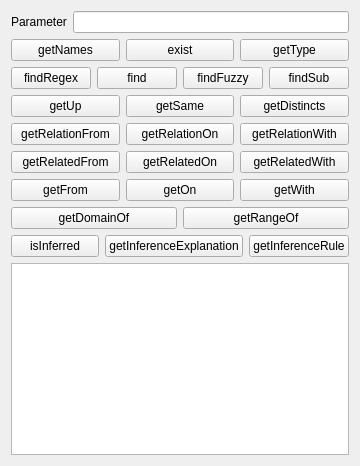
      <widget class="QWidget" name="IndividualTab">
       <attribute name="title">
        <string>Individual</string>
       </attribute>
       <layout class="QVBoxLayout" name="verticalLayout_5">
        <item>
         <layout class="QHBoxLayout" name="horizontalLayout_9">
          <item>
           <widget class="QLabel" name="label_3">
            <property name="text">
             <string>Parameter</string>
            </property>
           </widget>
          </item>
          <item>
           <widget class="QLineEditExtended" name="individualParameter">
             <property name="whatsThis">
              <string>
                &lt;html&gt;&lt;head/&gt;&lt;body&gt;
                &lt;p&gt; Enter your parameters here.&lt;br&gt;
                Use option -d or --depth to specify a research depth &lt;br&gt;
                Use -s or --selector to specify a selector &lt;br&gt;&lt;br&gt;
                Both options are not available for every query &lt;br&gt;
                A selector allows you to narrow the result so that you only have results inheriting from the selector &lt;/span&gt;&lt;/p&gt;
                &lt;/body&gt;&lt;/html&gt;
              </string>
             </property>
           </widget>
          </item>
         </layout>
        </item>
        <item>
         <layout class="QHBoxLayout" name="horizontalLayout_15">
          <item>
           <widget class="QPushButtonExtended" name="Individual_getName">
            <property name="cursor">
             <cursorShape>PointingHandCursor</cursorShape>
            </property>
            <property name="whatsThis">
              <string>
                &lt;html&gt;&lt;head/&gt;&lt;body&gt;
                &lt;p&gt;&lt;span style=&quot; font-weight:600; font-style:italic;&quot;&gt;getNames&lt;/span&gt; 
                gives you all the labels of the individual given in the parameter.&lt;br/&gt;
                The result of this function depends on the setting of the working language.&lt;/p&gt;
                &lt;p&gt;Options:&lt;/p&gt;
                &lt;p&gt;&lt;span style=&quot; font-weight:600; &quot;&gt;-i true/false&lt;/span&gt;    can be set to false if you do not want to consider the concept identifier as a possible default name.&lt;/p&gt;
                &lt;p&gt;&lt;span style=&quot; font-weight:600; &quot;&gt;-s selector&lt;/span&gt;      can be set to only get results inheriting from the selector concept.&lt;/p&gt;
                &lt;/body&gt;&lt;/html&gt;
              </string>
            </property>
            <property name="text">
             <string>getNames</string>
            </property>
           </widget>
          </item>
          <item>
           <widget class="QPushButtonExtended" name="Individual_exist">
            <property name="cursor">
             <cursorShape>PointingHandCursor</cursorShape>
            </property>
            <property name="whatsThis">
              <string>
                &lt;html&gt;&lt;head/&gt;&lt;body&gt;
                &lt;p&gt;&lt;span style=&quot; font-weight:600; font-style:italic;&quot;&gt;exist&lt;/span&gt; 
                returns the concept identifier if the concept provided in parameter exists in this part of ontology.&lt;/p&gt;
                &lt;/body&gt;&lt;/html&gt;
              </string>
            </property>
            <property name="text">
             <string>exist</string>
            </property>
           </widget>
          </item>
          <item>
           <widget class="QPushButtonExtended" name="Individual_getType">
            <property name="cursor">
             <cursorShape>PointingHandCursor</cursorShape>
            </property>
            <property name="whatsThis">
              <string>
                &lt;html&gt;&lt;head/&gt;&lt;body&gt;
                &lt;p&gt;&lt;span style=&quot; font-weight:600; font-style:italic;&quot;&gt;getType&lt;/span&gt; 
                will give you all the individuals of the type of the given class in the parameter&lt;br/&gt;&lt;/p&gt;
                &lt;p&gt;Command line:&lt;/p&gt;
                &lt;p&gt;&lt;span style=&quot; font-family:'monospace';&quot;&gt;
                $ rosservice call /ontologenius/individual &amp;quot;{param: 'cube1', action: 'getType'}&amp;quot;&lt;/span&gt;&lt;/p&gt;
                &lt;/body&gt;&lt;/html&gt;
              </string>
            </property>
            <property name="text">
             <string>getType</string>
            </property>
           </widget>
          </item>
         </layout>
        </item>
        <item>
         <layout class="QHBoxLayout" name="horizontalLayout_214">
          <item>
           <widget class="QPushButtonExtended" name="Individual_findRegex">
            <property name="cursor">
             <cursorShape>PointingHandCursor</cursorShape>
            </property>
            <property name="whatsThis">
              <string>
                &lt;html&gt;&lt;head/&gt;&lt;body&gt;
                &lt;p&gt;&lt;span style=&quot; font-weight:600; font-style:italic;&quot;&gt;findRegex&lt;/span&gt; 
                gives you the individuals with a label matching the given regular expression.&lt;br/&gt;
                The result of this function depends on the setting of the working language.&lt;/p&gt;
                &lt;p&gt;Options:&lt;/p&gt;
                &lt;p&gt;&lt;span style=&quot; font-weight:600; &quot;&gt;-i true/false&lt;/span&gt;    can be set to false if you do not want to consider the concept identifier as a possible default name.&lt;/p&gt;
                &lt;p&gt;&lt;span style=&quot; font-weight:600; &quot;&gt;-s selector&lt;/span&gt;      can be set to only get results inheriting from the selector concept.&lt;/p&gt;
                &lt;/body&gt;&lt;/html&gt;
              </string>
            </property>
            <property name="text">
             <string>findRegex</string>
            </property>
           </widget>
          </item>
          <item>
           <widget class="QPushButtonExtended" name="Individual_find">
            <property name="cursor">
             <cursorShape>PointingHandCursor</cursorShape>
            </property>
            <property name="whatsThis">
              <string>
                &lt;html&gt;&lt;head/&gt;&lt;body&gt;
                &lt;p&gt;&lt;span style=&quot; font-weight:600; font-style:italic;&quot;&gt;find&lt;/span&gt; 
                gives you all the individuals with the label given in parameter.&lt;br/&gt;
                The result of this function depends on the setting of the working language.&lt;/p&gt;
                &lt;p&gt;Options:&lt;/p&gt;
                &lt;p&gt;&lt;span style=&quot; font-weight:600; &quot;&gt;-i true/false&lt;/span&gt;    can be set to false if you do not want to consider the concept identifier as a possible default name.&lt;/p&gt;
                &lt;p&gt;&lt;span style=&quot; font-weight:600; &quot;&gt;-s selector&lt;/span&gt;      can be set to only get results inheriting from the selector concept.&lt;/p&gt;
                &lt;/body&gt;&lt;/html&gt;
              </string>
            </property>
            <property name="text">
             <string>find</string>
            </property>
           </widget>
          </item>
          <item>
           <widget class="QPushButtonExtended" name="Individual_findFuzzy">
            <property name="cursor">
             <cursorShape>PointingHandCursor</cursorShape>
            </property>
            <property name="whatsThis">
              <string>
                &lt;html&gt;&lt;head/&gt;&lt;body&gt;
                &lt;p&gt;&lt;span style=&quot; font-weight:600; font-style:italic;&quot;&gt;findFuzzy&lt;/span&gt; 
                gives you all the names of individuals with the lowest edit distance with the label given in parameter.&lt;br/&gt;
                The result of this function depends on the setting of the working language.&lt;/p&gt;
                &lt;p&gt;Options:&lt;/p&gt;
                &lt;p&gt;&lt;span style=&quot; font-weight:600; &quot;&gt;-i true/false&lt;/span&gt;    can be set to false if you do not want to consider the concept identifier as a possible default name.&lt;/p&gt;
                &lt;p&gt;&lt;span style=&quot; font-weight:600; &quot;&gt;-s selector&lt;/span&gt;      can be set to only get results inheriting from the selector concept.&lt;/p&gt;
                &lt;p&gt;&lt;span style=&quot; font-weight:600; &quot;&gt;-t threshold&lt;/span&gt;     corresponds to the number of changes to be made to pass from one word to another divided by the length of the comparison word. Default value is 0.5.&lt;/p&gt;
                &lt;/body&gt;&lt;/html&gt;
              </string>
            </property>
            <property name="text">
             <string>findFuzzy</string>
            </property>
           </widget>
          </item>
          <item>
           <widget class="QPushButtonExtended" name="Individual_findSub">
            <property name="cursor">
             <cursorShape>PointingHandCursor</cursorShape>
            </property>
            <property name="whatsThis">
              <string>
                &lt;html&gt;&lt;head/&gt;&lt;body&gt;
                &lt;p&gt;&lt;span style=&quot; font-weight:600; font-style:italic;&quot;&gt;findSub&lt;/span&gt; 
                gives you all individuals whose given parameter is a subpart of the label.&lt;br/&gt;
                The result of this function depends on the setting of the working language.&lt;/p&gt;
                &lt;p&gt;Options:&lt;/p&gt;
                &lt;p&gt;&lt;span style=&quot; font-weight:600; &quot;&gt;-i true/false&lt;/span&gt;    can be set to false if you do not want to consider the concept identifier as a possible default name.&lt;/p&gt;
                &lt;p&gt;&lt;span style=&quot; font-weight:600; &quot;&gt;-s selector&lt;/span&gt;      can be set to only get results inheriting from the selector concept.&lt;/p&gt;
                &lt;/body&gt;&lt;/html&gt;
              </string>
            </property>
            <property name="text">
             <string>findSub</string>
            </property>
           </widget>
          </item>
         </layout>
        </item>
        <item>
         <layout class="QHBoxLayout" name="horizontalLayout_11">
          <item>
           <widget class="QPushButtonExtended" name="Individual_getUp">
            <property name="cursor">
             <cursorShape>PointingHandCursor</cursorShape>
            </property>
            <property name="whatsThis">
              <string>
                &lt;html&gt;&lt;head/&gt;&lt;body&gt;
                &lt;p&gt;&lt;span style=&quot; font-weight:600; font-style:italic;&quot;&gt;getUp&lt;/span&gt; 
                gives you all the above classes the given individual in the parameter.&lt;/p&gt;
                &lt;p&gt;Options:&lt;/p&gt;
                &lt;p&gt;&lt;span style=&quot; font-weight:600; &quot;&gt;-s selector&lt;/span&gt;      can be set to only get results inheriting from the selector concept.&lt;/p&gt;
                &lt;p&gt;&lt;span style=&quot; font-weight:600; &quot;&gt;-d depth&lt;/span&gt;         can be set to limit tree propagation to a specific value. The default value -1 represents no propagation limitation.&lt;/p&gt;
                &lt;/body&gt;&lt;/html&gt;
              </string>
            </property>
            <property name="text">
             <string>getUp</string>
            </property>
           </widget>
          </item>
          <item>
           <widget class="QPushButtonExtended" name="Individual_getSame">
            <property name="cursor">
             <cursorShape>PointingHandCursor</cursorShape>
            </property>
            <property name="whatsThis">
              <string>
                &lt;html&gt;&lt;head/&gt;&lt;body&gt;
                &lt;p&gt;&lt;span style=&quot; font-weight:600; font-style:italic;&quot;&gt;getSame&lt;/span&gt; 
                gives you all the individuals that are defined as being identical to the one given in the parameter.&lt;/p&gt;
                &lt;/body&gt;&lt;/html&gt;
              </string>
            </property>
            <property name="text">
             <string>getSame</string>
            </property>
           </widget>
          </item>
          <item>
           <widget class="QPushButtonExtended" name="Individual_getDistinct">
            <property name="cursor">
             <cursorShape>PointingHandCursor</cursorShape>
            </property>
            <property name="whatsThis">
              <string>
                &lt;html&gt;&lt;head/&gt;&lt;body&gt;
                &lt;p&gt;&lt;span style=&quot; font-weight:600; font-style:italic;&quot;&gt;getDistincts&lt;/span&gt; 
                gives you all the defined individuals as being distinct from the one given in the parameter.&lt;/p&gt;
                &lt;/body&gt;&lt;/html&gt;
              </string>
            </property>
            <property name="text">
             <string>getDistincts</string>
            </property>
           </widget>
          </item>
         </layout>
        </item>
        <item>
         <layout class="QHBoxLayout" name="horizontalLayout_10">
          <item>
           <widget class="QPushButtonExtended" name="Individual_getRelationFrom">
            <property name="cursor">
             <cursorShape>PointingHandCursor</cursorShape>
            </property>
            <property name="whatsThis">
              <string>
                &lt;html&gt;&lt;head/&gt;&lt;body&gt;
                &lt;p&gt;&lt;span style=&quot; font-weight:600; font-style:italic;&quot;&gt;getRelationFrom&lt;/span&gt; 
                gives you all the properties applied to the individual given in the parameter.&lt;/p&gt;
                &lt;p&gt;Options:&lt;/p&gt;
                &lt;p&gt;&lt;span style=&quot; font-weight:600; &quot;&gt;-d depth&lt;/span&gt;         can be set to limit tree propagation to a specific value. The default value -1 represents no propagation limitation.&lt;/p&gt;
                &lt;/body&gt;&lt;/html&gt;
              </string>
            </property>
            <property name="text">
             <string>getRelationFrom</string>
            </property>
           </widget>
          </item>
          <item>
           <widget class="QPushButtonExtended" name="Individual_getRelationOn">
            <property name="cursor">
             <cursorShape>PointingHandCursor</cursorShape>
            </property>
            <property name="whatsThis">
              <string>
                &lt;html&gt;&lt;head/&gt;&lt;body&gt;
                &lt;p&gt;&lt;span style=&quot; font-weight:600; font-style:italic;&quot;&gt;getRelationOn&lt;/span&gt; 
                gives you all the properties going to the given individual in the parameter.&lt;/p&gt;
                &lt;p&gt;Options:&lt;/p&gt;
                &lt;p&gt;&lt;span style=&quot; font-weight:600; &quot;&gt;-d depth&lt;/span&gt;         can be set to limit tree propagation to a specific value. The default value -1 represents no propagation limitation.&lt;/p&gt;
                &lt;/body&gt;&lt;/html&gt;
              </string>
            </property>
            <property name="text">
             <string>getRelationOn</string>
            </property>
           </widget>
          </item>
          <item>
           <widget class="QPushButtonExtended" name="Individual_getRelationWith">
            <property name="cursor">
             <cursorShape>PointingHandCursor</cursorShape>
            </property>
            <property name="whatsThis">
              <string>
                &lt;html&gt;&lt;head/&gt;&lt;body&gt;
                &lt;p&gt;&lt;span style=&quot; font-weight:600; font-style:italic;&quot;&gt;getRelationWith&lt;/span&gt; 
                gives you all the individuals pointed by a property applied to the given individual in the parameter.&lt;/p&gt;
                &lt;/body&gt;&lt;/html&gt;
              </string>
            </property>
            <property name="text">
             <string>getRelationWith</string>
            </property>
           </widget>
          </item>
         </layout>
        </item>
        <item>
         <layout class="QHBoxLayout" name="horizontalLayout_12">
          <item>
           <widget class="QPushButtonExtended" name="Individual_getRelatedFrom">
            <property name="cursor">
             <cursorShape>PointingHandCursor</cursorShape>
            </property>
            <property name="whatsThis">
              <string>
                &lt;html&gt;&lt;head/&gt;&lt;body&gt;
                &lt;p&gt;&lt;span style=&quot; font-weight:600; font-style:italic;&quot;&gt;getRelatedFrom&lt;/span&gt; 
                gives you all the individuals possessing the property given in the parameter.&lt;/p&gt;
                &lt;/body&gt;&lt;/html&gt;
              </string>
            </property>
            <property name="text">
             <string>getRelatedFrom</string>
            </property>
           </widget>
          </item>
          <item>
           <widget class="QPushButtonExtended" name="Individual_getRelatedOn">
            <property name="cursor">
             <cursorShape>PointingHandCursor</cursorShape>
            </property>
            <property name="whatsThis">
              <string>
                &lt;html&gt;&lt;head/&gt;&lt;body&gt;
                &lt;p&gt;&lt;span style=&quot; font-weight:600; font-style:italic;&quot;&gt;getRelatedOn&lt;/span&gt; 
                gives you all the individuals pointed to by the property given in the parameter.&lt;/p&gt;
                &lt;/body&gt;&lt;/html&gt;
              </string>
            </property>
            <property name="text">
             <string>getRelatedOn</string>
            </property>
           </widget>
          </item>
          <item>
           <widget class="QPushButtonExtended" name="Individual_getRelatedWith">
            <property name="cursor">
             <cursorShape>PointingHandCursor</cursorShape>
            </property>
            <property name="whatsThis">
              <string>
                &lt;html&gt;&lt;head/&gt;&lt;body&gt;
                &lt;p&gt;&lt;span style=&quot; font-weight:600; font-style:italic;&quot;&gt;getRelatedWith&lt;/span&gt; 
                gives you all individuals having a property pointing to the given individual in the parameter.&lt;/p&gt;
                &lt;/body&gt;&lt;/html&gt;
              </string>
            </property>
            <property name="text">
             <string>getRelatedWith</string>
            </property>
           </widget>
          </item>
         </layout>
        </item>
        <item>
         <layout class="QHBoxLayout" name="horizontalLayout_14">
          <item>
           <widget class="QPushButtonExtended" name="Individual_getFrom">
            <property name="whatsThis">
              <string>
                &lt;html&gt;&lt;head/&gt;&lt;body&gt;
                &lt;p&gt;&lt;span style=&quot; font-weight:600; font-style:italic;&quot;&gt;getFrom&lt;/span&gt; 
                gives you all the individuals having the given property in the parameter and pointing to the given individual in the parameter (i.e. table_1:isOn).&lt;/p&gt;
                &lt;p&gt;Options:&lt;/p&gt;
                &lt;p&gt;&lt;span style=&quot; font-weight:600; &quot;&gt;-s selector&lt;/span&gt;      can be set to only get results inheriting from the selector concept.&lt;/p&gt;
                &lt;/body&gt;&lt;/html&gt;
              </string>
            </property>
            <property name="text">
             <string>getFrom</string>
            </property>
           </widget>
          </item>
          <item>
           <widget class="QPushButtonExtended" name="Individual_getOn">
            <property name="whatsThis">
              <string>
                &lt;html&gt;&lt;head/&gt;&lt;body&gt;
                &lt;p&gt;&lt;span style=&quot; font-weight:600; font-style:italic;&quot;&gt;getOn&lt;/span&gt; 
                gives you all the individuals pointed by the property given in the parameter and applied to the given individual in the parameter (i.e. blue_cube:isOn).&lt;/p&gt;
                &lt;p&gt;Options:&lt;/p&gt;
                &lt;p&gt;&lt;span style=&quot; font-weight:600; &quot;&gt;-s selector&lt;/span&gt;      can be set to only get results inheriting from the selector concept.&lt;/p&gt;
                &lt;/body&gt;&lt;/html&gt;
              </string>
            </property>
            <property name="text">
             <string>getOn</string>
            </property>
           </widget>
          </item>
          <item>
           <widget class="QPushButtonExtended" name="Individual_getWith">
            <property name="whatsThis">
              <string>
                &lt;html&gt;&lt;head/&gt;&lt;body&gt;
                &lt;p&gt;&lt;span style=&quot; font-weight:600; font-style:italic;&quot;&gt;getWith&lt;/span&gt; 
                will give you all the properties linking the two individuals given in the parameter (i.e. table_1:blue_cube).&lt;/p&gt;
                &lt;p&gt;Options:&lt;/p&gt;
                &lt;p&gt;&lt;span style=&quot; font-weight:600; &quot;&gt;-s selector&lt;/span&gt;      can be set to only get results inheriting from the selector concept.&lt;/p&gt;
                &lt;p&gt;&lt;span style=&quot; font-weight:600; &quot;&gt;-d depth&lt;/span&gt;         can be set to limit tree propagation to a specific value. The default value -1 represents no propagation limitation.&lt;/p&gt;
                &lt;/body&gt;&lt;/html&gt;
              </string>
            </property>
            <property name="text">
             <string>getWith</string>
            </property>
           </widget>
          </item>
         </layout>
        </item>
        <item>
         <layout class="QHBoxLayout" name="horizontalLayout_31">
          <item>
           <widget class="QPushButtonExtended" name="Individual_getDomainOf">
            <property name="whatsThis">
              <string>
                &lt;html&gt;&lt;head/&gt;&lt;body&gt;
                &lt;p&gt;&lt;span style=&quot; font-weight:600; font-style:italic;&quot;&gt;getDomainOf&lt;/span&gt; 
                gives you all the properties for which the individual given in the parameter is part of the domain.&lt;/p&gt;
                &lt;p&gt;Options:&lt;/p&gt;
                &lt;p&gt;&lt;span style=&quot; font-weight:600; &quot;&gt;-s selector&lt;/span&gt;      can be set to only get results inheriting from the selector concept.&lt;/p&gt;
                &lt;p&gt;&lt;span style=&quot; font-weight:600; &quot;&gt;-d depth&lt;/span&gt;         can be set to limit tree propagation to a specific value. The default value -1 represents no propagation limitation.&lt;/p&gt;
                &lt;/body&gt;&lt;/html&gt;
              </string>
            </property>
            <property name="text">
             <string>getDomainOf</string>
            </property>
           </widget>
          </item>
          <item>
           <widget class="QPushButtonExtended" name="Individual_getRangeOf">
            <property name="whatsThis">
              <string>
                &lt;html&gt;&lt;head/&gt;&lt;body&gt;
                &lt;p&gt;&lt;span style=&quot; font-weight:600; font-style:italic;&quot;&gt;getRangeOf&lt;/span&gt; 
                gives you all the properties for which the individual given in the parameter is part of the range.&lt;/p&gt;
                &lt;p&gt;Options:&lt;/p&gt;
                &lt;p&gt;&lt;span style=&quot; font-weight:600; &quot;&gt;-s selector&lt;/span&gt;      can be set to only get results inheriting from the selector concept.&lt;/p&gt;
                &lt;p&gt;&lt;span style=&quot; font-weight:600; &quot;&gt;-d depth&lt;/span&gt;         can be set to limit tree propagation to a specific value. The default value -1 represents no propagation limitation.&lt;/p&gt;
                &lt;/body&gt;&lt;/html&gt;
              </string>
            </property>
            <property name="text">
             <string>getRangeOf</string>
            </property>
           </widget>
          </item>
         </layout>
        </item>
        <item>
         <layout class="QHBoxLayout" name="horizontalLayout_36">
          <item>
           <widget class="QPushButtonExtended" name="Individual_isInferred">
            <property name="whatsThis">
              <string>
                &lt;html&gt;&lt;head/&gt;&lt;body&gt;
                &lt;p&gt;&lt;span style=&quot; font-weight:600; font-style:italic;&quot;&gt;isInferred&lt;/span&gt; 
                tests if a relation of the form `subject|property|object` or `subject|class` has been inferred or not.
                If it is, the result will be the provided relation.&lt;/p&gt;
                &lt;/body&gt;&lt;/html&gt;
              </string>
            </property>
            <property name="text">
             <string>isInferred</string>
            </property>
           </widget>
          </item>
          <item>
           <widget class="QPushButtonExtended" name="Individual_getInferenceExplanation">
            <property name="whatsThis">
              <string>
                &lt;html&gt;&lt;head/&gt;&lt;body&gt;
                &lt;p&gt;&lt;span style=&quot; font-weight:600; font-style:italic;&quot;&gt;getInferenceExplanation&lt;/span&gt; 
                gives you all the relations used in the inference of the provided relation of the form `subject|property|object` or `subject|class`.&lt;/p&gt;
                &lt;/body&gt;&lt;/html&gt;
              </string>
            </property>
            <property name="text">
             <string>getInferenceExplanation</string>
            </property>
           </widget>
          </item>
          <item>
           <widget class="QPushButtonExtended" name="Individual_getInferenceRule">
            <property name="whatsThis">
              <string>
                &lt;html&gt;&lt;head/&gt;&lt;body&gt;
                &lt;p&gt;&lt;span style=&quot; font-weight:600; font-style:italic;&quot;&gt;getInferenceRule&lt;/span&gt; 
                gives you all the rule used in the inference of the provided relation of the form `subject|property|object` or `subject|class`.&lt;/p&gt;
                &lt;/body&gt;&lt;/html&gt;
              </string>
            </property>
            <property name="text">
             <string>getInferenceRule</string>
            </property>
           </widget>
          </item>
         </layout>
        </item>
        <item>
         <widget class="QTextEdit" name="IndividualDescription">
          <property name="readOnly">
           <bool>true</bool>
          </property>
          <property name="textInteractionFlags">
           <set>Qt::NoTextInteraction</set>
          </property>
         </widget>
        </item>
       </layout>
      </widget>
